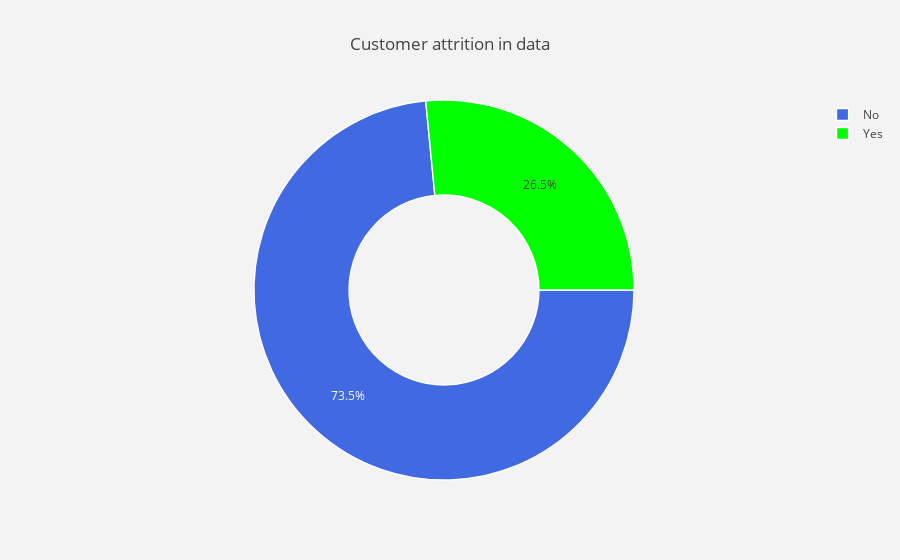

Notebook code cell kept with this figure:
### Code cell
trace = go.Pie(labels = lab ,
               values = val ,
               marker = dict(colors =  [ 'royalblue' ,'lime'],
                             line = dict(color = "white",
                                         width =  1.3)
                            ),
               rotation = 90,
               hoverinfo = "label+value+text",
               hole = .5
              )
layout = go.Layout(dict(title = "Customer attrition in data",
                        plot_bgcolor  = "rgb(243,243,243)",
                        paper_bgcolor = "rgb(243,243,243)",
                       )
                  )

data = [trace]
fig = go.Figure(data = data,layout = layout)
py.iplot(fig)

### Figure 1 — Plotly figure (JSON) as saved in the notebook; plotly's stock layout.template omitted (floating-point values rounded to 4 significant figures)
{"data": [{"hole": 0.5, "hoverinfo": "label+value+text", "labels": ["No", "Yes"], "marker": {"colors": ["royalblue", "lime"], "line": {"color": "white", "width": 1.3}}, "rotation": 90, "type": "pie", "uid": "f2335307-36af-4f32-8217-ed876141c3c1", "values": [5174, 1869]}], "layout": {"paper_bgcolor": "rgb(243,243,243)", "plot_bgcolor": "rgb(243,243,243)", "title": "Customer attrition in data"}}
